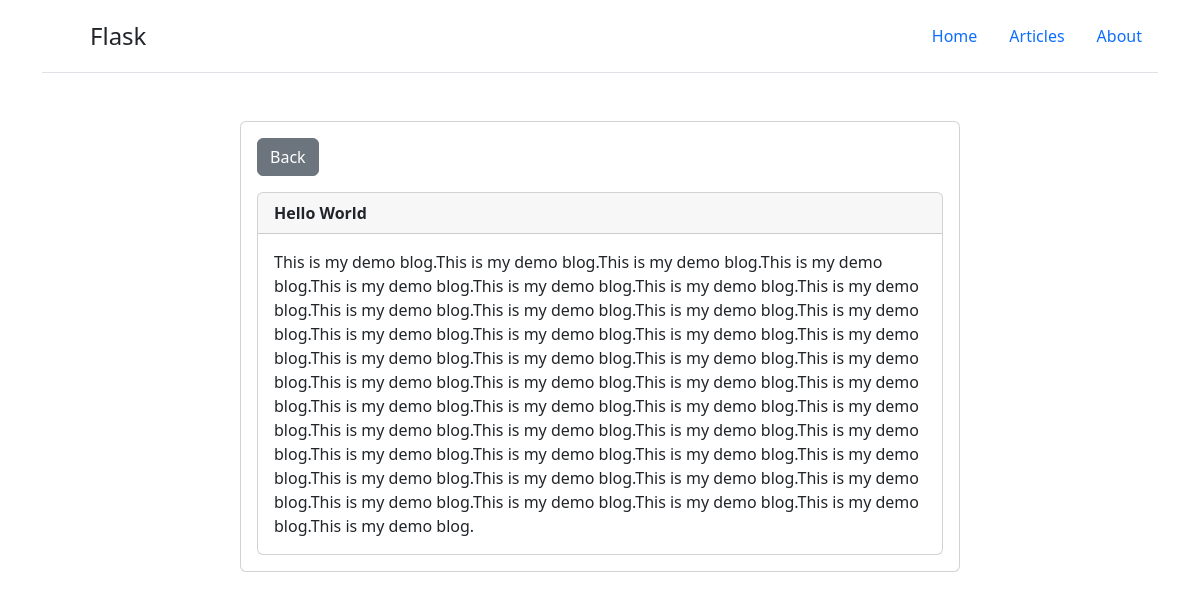
Screenshot of /post/23 with the database file from the repository.
### tables this page shows
CREATE TABLE posts(id INTEGER PRIMARY KEY AUTOINCREMENT,title TEXT, post TEXT);

### app.py (the view)
@app.route('/post/<_id>')
def post(_id):
    db = sqlite3.connect('posts.db')
    cursor = db.cursor()
    cursor.execute('SELECT * FROM posts WHERE id=%s' % _id)
    post = cursor.fetchone()
    db.close()
    return render_template('post.html', post=post)

### templates/post.html
{% extends 'layout.html' %}
{% block body %}
  <div class="container">
    <div class="row">
      <div class="offset-2 col-8">
        <div class="card mt-4">
          <div class="card-body">
            <button class="btn btn-secondary" onclick="history.back()">Back</button>
            <div class="card mt-3">
              <div class="card-header">
                <div class="row">
                  <div class="col"><strong>{{post[1]}}</strong></div>
                </div>
              </div>
              <div class="card-body">
                {{post[2]}}
              </div>
            </div>
          </div>
        </div>
      </div>
    </div>
  </div>
{% endblock %}

### rows the page displays
posts: title "Hello World", post "This is my demo blog.This is my demo blog.This is my demo blog.This is my demo blog.This is my demo blog.This is my demo blog.This is my demo blog.This is my demo blog.This is my demo blog.This is my demo blog.This is my demo blog.This is my demo blog.This is my demo blog.This is my demo blog.This is my demo blog.This is my demo blog.This is my demo blog.This is my demo blog.This is my demo blog.This is my demo blog.This is my demo blog.This is my demo blog.This is my demo blog.This is my demo blog.This is my demo blog.This is my demo blog.This is my demo blog.This is my demo blog.This is my demo blog.This is my demo blog.This is my demo blog.This is my demo blog.This is my demo blog.This…"
